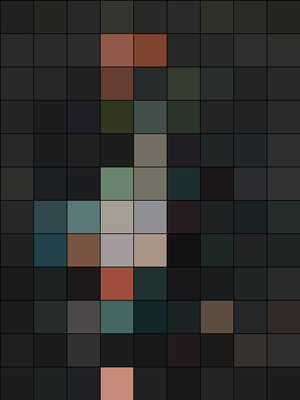
#> input picture util/test.png, 300 x 400 px
$ python doPixelate.py test.png 100 out.png   (older library calls are emulated)
#> lines starting #> are read from the running program, lines starting #| are printed output that depends on the picture
#!/usr/bin/python

import logging
import sys
import matplotlib.pyplot as plt
import matplotlib.image as mpimg
from PIL import Image


def doPixel():

  backgroundColor = (0,)*3
  pixelSize = int(sys.argv[2])
  basewidth = 300

  image = Image.open(sys.argv[1])
#> image is the input picture: PIL image 300x400 RGB; mean R, G, B 48.3, 47.6, 45.9
  outputname = sys.argv[3]
  basedir = "/home/thw/git/colorsearch"
  outputdest = "public/uploads"
  ext = "png"

  image = image.resize((image.size[0]/pixelSize, image.size[1]/pixelSize), Image.NEAREST)
  image = image.resize((image.size[0]*pixelSize, image.size[1]*pixelSize), Image.NEAREST)
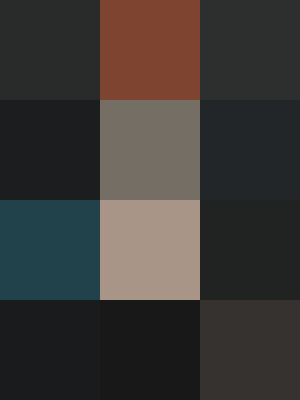
#> image: PIL image 300x400 RGB; mean R, G, B 60.8, 57.2, 54.3
  pixel = image.load()
  logging.debug("running pixel ..")

  for i in range(0,image.size[0],pixelSize):
    for j in range(0,image.size[1],pixelSize):
      for r in range(pixelSize):
        pixel[i+r,j] = backgroundColor
        pixel[i,j+r] = backgroundColor

  logging.debug("done pixel ..")
  wpercent = (basewidth / float(image.size[0]))
#> wpercent = 1
  hsize = int((float(image.size[1]) * float(wpercent)))
#> hsize = 400
  newimg = image.resize((basewidth, hsize), Image.ANTIALIAS)
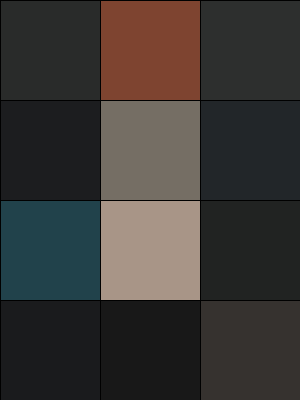
#> newimg: PIL image 300x400 RGB; mean R, G, B 59.5, 56, 53.3
  logging.debug("done pres ..")
  logging.debug("presaved .. " + outputname)
  try:
    newimg.save(outputname)
  except:
    logging.error(outputname + " failed")
  print("file saved")
  sys.stdout.flush()

def main():
  myhome="/home/thw"
  logging.basicConfig(filename=myhome+'/logs/thw.log',level=logging.DEBUG)
  logging.debug('into main..')
  doPixel()
  print("file saved")
  sys.stdout.flush()
  logging.debug('done flush main..')

if __name__ == '__main__':
  main()
